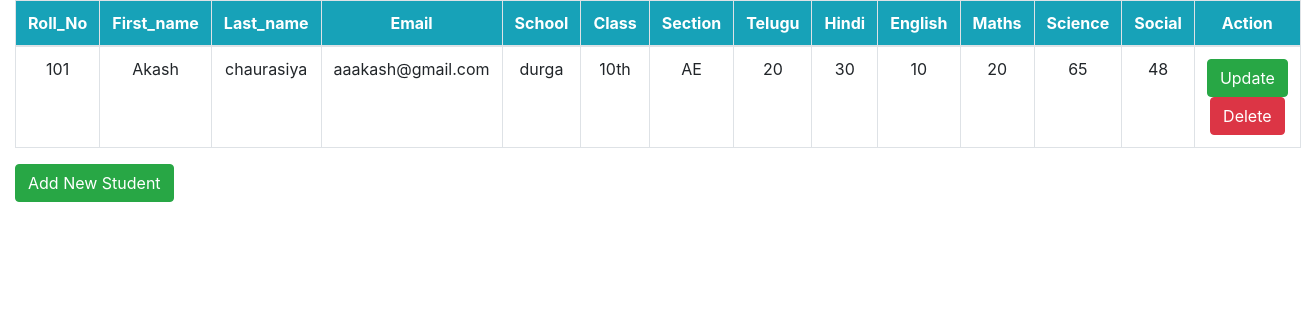
The page / on the database its author committed.
### Curd_Operation_StudentApp/models.py (models this page shows)
class Studentdatabase(models.Model):
    Roll_number = models.IntegerField()
    First_name = models.CharField(max_length=100)
    Last_name = models.CharField(max_length=100)
    Email = models.EmailField(max_length=100)
    School_name = models.CharField(max_length=100)
    Class_name = models.CharField(max_length=100)
    Section_name = models.CharField(max_length=100)
    Telugu_marks = models.IntegerField()
    Hindi_marks = models.IntegerField()
    English_marks = models.IntegerField()
    Maths_marks = models.IntegerField()
    Science_marks = models.IntegerField()
    Social_marks = models.IntegerField()

### Curd_Operation_StudentApp/views.py (the view)
# urls.py: path('', views.Homepage_view, name='Homepage'),
def Homepage_view(request):
    student = Studentdatabase.objects.all()
    context = {'student': student}
    return render(request, 'Homepage.html', context)

### templates/Homepage.html (shortened to what this page needs)
<html>
<head>
    {% load static %}
    {%  include 'bootstrapline.html' %}
</head>
<body>
<div class="container-fluid">
    <div class="row">
        <div class="col-md">
        <form action="" method="POST">
            <table class="table table-bordered table-hover">
                <thead class="bg-info text-white text-center">
                <tr>
                    <th class="text-center">Roll_No</th>
                    <th class="text-center">First_name</th>
                    <th class="text-center">Last_name</th>
                    <th class="text-center">Email</th>
                    <th class="text-center">School</th>
                    <th class="text-center">Class</th>
                    <th class="text-center">Section</th>
                    <th class="text-center">Telugu</th>
                    <th class="text-center">Hindi</th>
                    <th class="text-center">English</th>
                    <th class="text-center">Maths</th>
                    <th class="text-center">Science</th>
                    <th class="text-center">Social</th>
                    <th class="text-center">Action</th>
                </tr>
                </thead>
                <tbody>
                {%  for i in student %}
                    <tr>
                    <td class="text-center">{{ i.Roll_number }}</td>
                    <td class="text-center">{{ i.First_name }}</td>
                    <td class="text-center">{{ i.Last_name }}</td>
                    <td class="text-center">{{ i.Email }}</td>
                    <td class="text-center">{{ i.School_name }}</td>
                    <td class="text-center">{{ i.Class_name }}</td>
                    <td class="text-center">{{ i.Section_name }}</td>
                    <td class="text-center">{{ i.Telugu_marks }}</td>
                    <td class="text-center">{{ i.Hindi_marks }}</td>
                    <td class="text-center">{{ i.English_marks }}</td>
                    <td class="text-center">{{ i.Maths_marks }}</td>
                    <td class="text-center">{{ i.Science_marks }}</td>
                    <td class="text-center">{{ i.Social_marks }}</td>
                    <td class="text-center">
                        <center>
                        <a href="/update/{{ i.id }}" class="btn btn-success">Update</a>
                        <a href="delete/{{ i.id }}" class="btn btn-danger">Delete</a>
                        </center>
                    </td>
                    </tr>
                {% endfor %}
                </tbody>
            </table>
        <a href="/student_create/" class="btn btn-success text-white text-center">Add New Student</a>
        </form>
        </div>
    </div>
</div>
</body>
</html>

### templates/bootstrapline.html (shortened to what this page needs)
<!DOCTYPE html>
<html lang="en">
<head>
</head>
<body>
{% block content %}
  <link rel="stylesheet" href="https://maxcdn.bootstrapcdn.com/bootstrap/4.4.1/css/bootstrap.min.css">
{% endblock %}
</body>
</html>

### rows shown on the page
Studentdatabase: Roll_number "101", First_name "Akash", Last_name "chaurasiya", Email "aaakash@gmail.com", School_name "durga", Class_name "10th", Section_name "AE", Telugu_marks "20", Hindi_marks "30", English_marks "10", Maths_marks "20", Science_marks "65", Social_marks "48"
